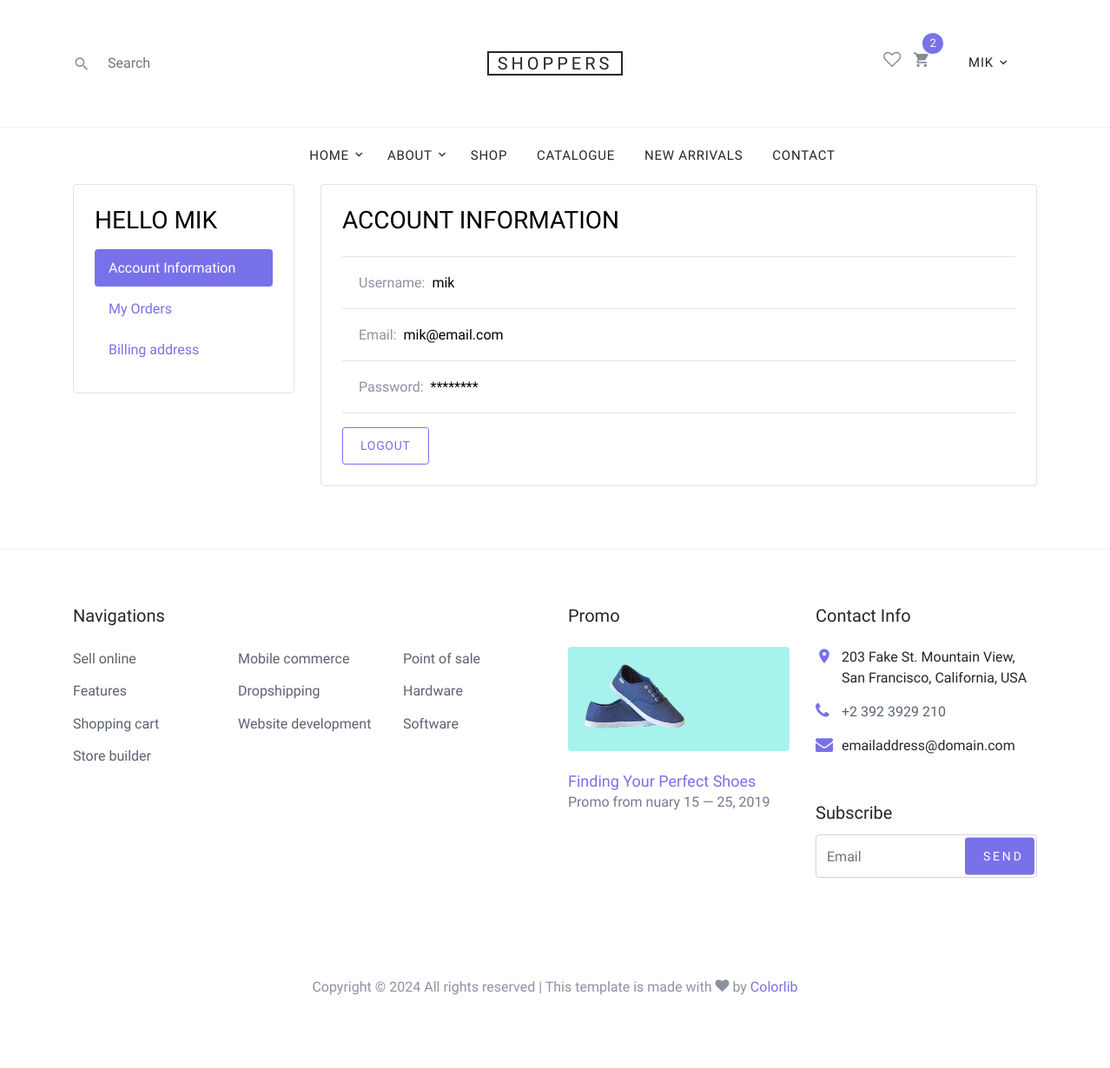
The app's page /user-page/ (signed in) with its own data.
### base/models.py (models this page shows, shortened)
class CustomUser(AbstractUser):
    phone_number = models.CharField(max_length=20, blank=True)
    email = models.EmailField(unique=True, null=True)
    address = models.TextField(blank=True)
    USERNAME_FIELD = 'email'
    REQUIRED_FIELDS = []

### base/views.py (the view)
# urls.py: path('user-page/', views.user_page, name='user-page'),
def user_page(request):
    return render(request, 'base/user-page.html')

### base/templates/base/user-page.html (shortened to what this page needs)
{% extends 'main.html' %}
{% load static %}
{% block content %}
<div class="container">
    <div class="row mb-5">
        <div class="col-md-3 order-1 mb-5 mb-md-0">
            <div class="border p-4 rounded mb-4">
                <h3 class="mb-3 h3 text-uppercase text-black d-block">Hello {{request.user.username}}</h3>
                <ul class="nav flex-column nav-pills" id="account-sections" role="tablist">
                    <li class="nav-item mb-1">
                        <a class="nav-link active" id="account-info-tab" data-toggle="pill" href="#account-info"
                            role="tab" aria-controls="account-info" aria-selected="true">Account Information</a>
                    </li>
                    <li class="nav-item mb-1">
                        <a class="nav-link" id="my-orders-tab" data-toggle="pill" href="#my-orders" role="tab"
                            aria-controls="my-orders" aria-selected="false">My Orders</a>
                    </li>
                    <li class="nav-item mb-1">
                        <a class="nav-link" id="address-tab" data-toggle="pill" href="#address" role="tab"
                            aria-controls="address" aria-selected="false">Billing address</a>
                    </li>
                </ul>
            </div>
        </div>
        <div class="col-md-9 order-2">
            <div class="tab-content" id="account-sections-content">
                <div class="tab-pane fade show active" id="account-info" role="tabpanel"
                    aria-labelledby="account-info-tab">
                    <div class="border p-4 rounded mb-4">
                        <h3 class="mb-4 h3 text-uppercase text-black d-block">Account Information</h3>
                        <hr>
                        <div class="col-md-12 mb-0">
                            <span class="mx-1 mb-4">Username:</span>
                            <strong class="text-black"> {{request.user.username}}</strong>
                        </div>
                        <hr>
                        <div class="col-md-12 mb-0">
                            <span class="mx-1 mb-4">Email:</span>
                            <strong class="text-black"> {{request.user.email}}</strong>
                        </div>
                        <hr>
                        <div class="col-md-12 mb-0">
                            <span class="mx-1 mb-4">Password:</span>
                            <strong class="text-black">********</strong>
                        </div>
                        <hr>
                        <a href="{% url 'logout' %}" class="btn btn-outline-primary btn-sm">Logout</a>
                    </div>
                </div>
            </div>
        </div>
    </div>
</div>
{% endblock content %}

### templates/navbar.html (shortened to what this page needs)
{% load static %}
<header class="site-navbar" role="banner">
  <div class="site-navbar-top">
    <div class="container">
      <div class="row align-items-center">
        <div class="col-6 col-md-4 order-2 order-md-1 site-search-icon text-left">
          <form action="" class="site-block-top-search">
            <span class="icon icon-search2"></span>
            <input type="text" class="form-control border-0" placeholder="Search">
          </form>
        </div>
        <div class="col-12 mb-3 mb-md-0 col-md-4 order-1 order-md-2 text-center">
          <div class="site-logo">
            <a href="{% url 'home' %}" class="js-logo-clone">Shoppers</a>
          </div>
        </div>
        <div class="col-6 col-md-4 order-3 order-md-3 text-right">
          <div class="site-top-icons">
            <ul>
              <li><a href="{% url 'wishlist' %}"><span class="icon icon-heart-o"></span></a></li>
              <li>
                <a href="{% url 'cart' %}" class="site-cart">
                  <span class="icon icon-shopping_cart"></span>
                  <span class="count">2</span>
                </a>
              </li>
              {% if request.user.is_authenticated %}
              <li>
                <nav class="site-navigation text-right text-md-center" role="navigation">
                  <div class="container">
                    <ul class="site-menu js-clone-nav d-none d-md-block">
                      <li class="has-children">
                        <a href="{% url 'user-page' %}">{{request.user.username}}</a>
                      </li>
                    </ul>
                  </div>
                </nav>
              </li>
              {% else %}
              <li>
                <div class="icon icon-person1">
                  <p><a href="{% url 'login' %}">Login</a></p>
                </div>
              </li>
              {% endif %}
            </ul>
          </div>
        </div>
      </div>
    </div>
  </div>
  <nav class="site-navigation text-right text-md-center" role="navigation">
    <div class="container">
      <ul class="site-menu js-clone-nav d-none d-md-block">
        <li class="has-children">
          <a href="{% url 'home' %}">Home</a>
        </li>
        <li class="has-children">
          <a href="{% url 'about' %}">About</a>
        </li>
        <li><a href="{% url 'shop' %}">Shop</a></li>
        <li><a href="#">Catalogue</a></li>
        <li><a href="#">New Arrivals</a></li>
        <li><a href="{% url 'contact' %}">Contact</a></li>
      </ul>
    </div>
  </nav>
</header>

### static/styles/style.css (style rules this page uses)
body { line-height: 1.7; color: #8c92a0; font-weight: 300; font-size: 16px; }
a { -webkit-transition: .3s all ease; -o-transition: .3s all ease; transition: .3s all ease; }
.text-black { color: #000; }
.btn { text-transform: uppercase; position: relative; -webkit-transition: 0.2s all ease-in-out !important; -o-transition: 0.2s all ease-in-out !important; transition: 0.2s all ease-in-out !important; top: 0; letter-spacing: .05em; }
.btn.btn-sm { font-size: 14px !important; padding: 10px 20px !important; }
.form-control { height: 43px; }
.site-navbar { background: #fff; margin-bottom: 0px; z-index: 1999; position: relative; }
.site-navbar .site-navbar-top { border-bottom: 1px solid #f3f3f4; padding-top: 20px; padding-bottom: 20px; margin-bottom: 0px; }
@media (min-width: 768px) { .site-navbar .site-navbar-top { padding-top: 40px; padding-bottom: 40px; } }
.site-navbar .site-logo a { text-transform: uppercase; color: #25262a; letter-spacing: .2em; font-size: 20px; padding-left: 10px; padding-right: 10px; border: 2px solid #25262a; }
.site-navbar a { color: #868995; }
.site-navbar .icon { font-size: 20px; }
.site-navbar .site-top-icons ul, .site-navbar .site-top-icons ul li { padding: 0; margin: 0; list-style: none; }
.site-navbar .site-top-icons ul li { display: inline-block; }
.site-navbar .site-top-icons ul li a { margin-right: 10px; }
.site-navbar .site-top-icons ul li a.site-cart { display: block; position: relative; }
.site-navbar .site-top-icons ul li a.site-cart .count { position: absolute; top: 0; right: 0; margin-right: -15px; margin-top: -20px; font-size: 13px; width: 24px; height: 24px; line-height: 24px; border-radius: 50%; display: block; text-align: center; background: #7971ea; color: #fff; -webkit-transition: .2s all ease-in-out; -o-transition: .2s all ease-in-out; transition: .2s all ease-in-out; }
.site-navbar .site-top-icons ul li:last-child a { padding-right: 0; }
.site-navbar .site-navigation .site-menu { margin-bottom: 0; }
.site-navbar .site-navigation .site-menu a { text-decoration: none !important; font-size: 15px; display: inline-block; }
.site-navbar .site-navigation .site-menu > li { display: inline-block; padding: 10px 5px; }
.site-navbar .site-navigation .site-menu > li > a { padding: 10px 10px; text-transform: uppercase; letter-spacing: .05em; color: #25262a; font-size: 15px; text-decoration: none !important; }
.site-navbar .site-navigation .site-menu .has-children { position: relative; }
.site-navbar .site-navigation .site-menu .has-children > a { position: relative; padding-right: 20px; }
.site-navbar .site-navigation .site-menu .has-children > a:before { position: absolute; content: "\e313"; font-size: 16px; top: 50%; right: 0; -webkit-transform: translateY(-50%); -ms-transform: translateY(-50%); transform: translateY(-50%); font-family: 'icomoon'; }
.site-navbar .site-navigation .site-menu .has-children a { text-transform: uppercase; }
.site-block-top-search { position: relative; }
.site-block-top-search .icon { position: absolute; left: 0; top: 50%; -webkit-transform: translateY(-50%); -ms-transform: translateY(-50%); transform: translateY(-50%); }
.site-block-top-search input { padding-left: 40px; -webkit-transition: .3s all ease-in-out; -o-transition: .3s all ease-in-out; transition: .3s all ease-in-out; }

### records on screen
CustomUser: user.username "MIK", user.username "mik", user.email "mik@email.com"
